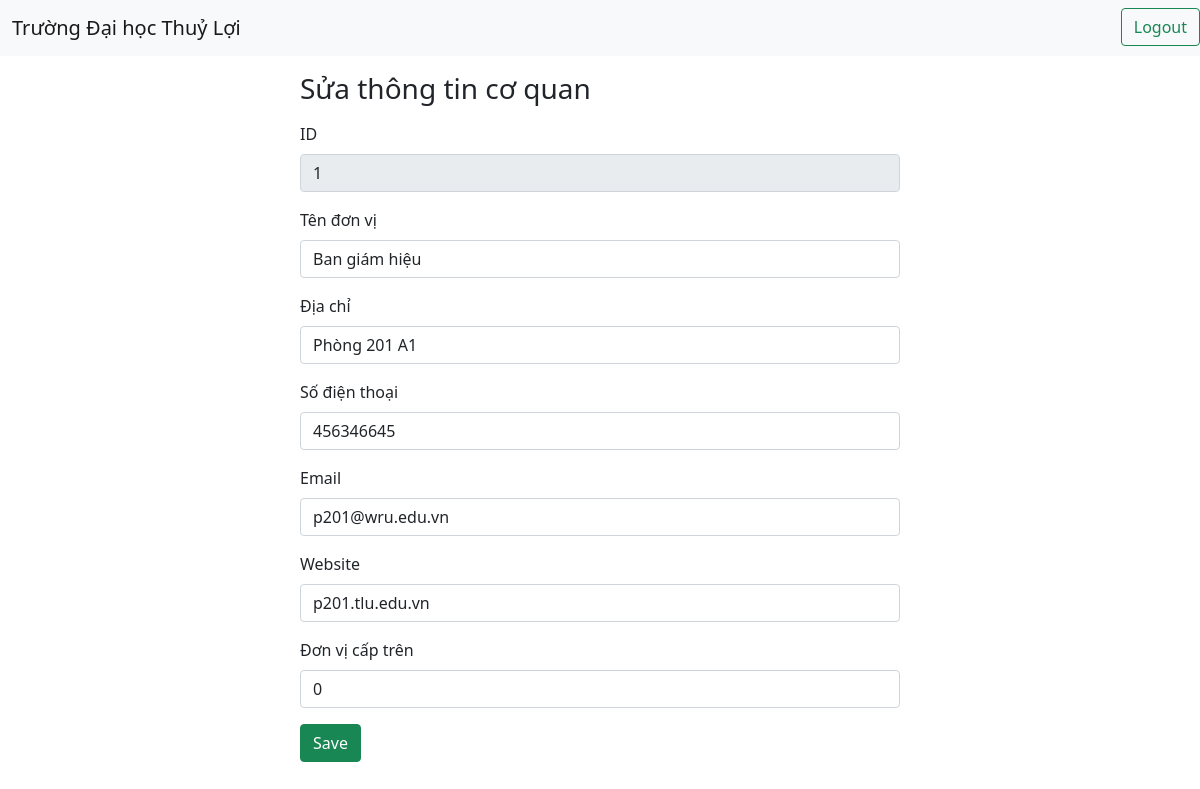
The app's page /admin/editCoquan.php?id_Dvi=1 with its own data.
### tables this page shows
CREATE TABLE `coquan` (
  `id_Dvi` int(11) NOT NULL,
  `tenDvi` varchar(50) NOT NULL,
  `diaChi` varchar(50) NOT NULL,
  `sdt` int(11) NOT NULL,
  `email` varchar(50) NOT NULL,
  `website` varchar(50) NOT NULL,
  `parent_idDvi` int(11) DEFAULT NULL
);

### admin/editCoquan.php (the view, shortened to what this page needs)
<?php
    include("config/db.php");
    include("template/header.php");
    $id_can_sua = $_GET['id_Dvi'];
    $sql = "select * FROM coquan WHERE id_Dvi=$id_can_sua";
    $result = mysqli_query($conn,$sql);
    $row = mysqli_fetch_assoc($result);
?>
<h3 style="max-width:50%;margin : 1rem auto;">Sửa thông tin cơ quan</h3>
<form action="" method="post" style="max-width:50%;margin : 1rem auto;">
  <div class="mb-3">
    <label class="form-label">ID</label>
    <input type="text" class="form-control" value="<?php echo $row['id_Dvi']; ?>" name="txtId" disabled>
  </div>
  <div class="mb-3">
    <label class="form-label">Tên đơn vị</label>
    <input type="text" class="form-control" value="<?php echo $row['tenDvi']; ?>" name="txtTen">
  </div>
  <div class="mb-3">
    <label class="form-label">Địa chỉ</label>
    <input type="text" class="form-control" value="<?php echo $row['diaChi']; ?>" name="txtDiachi">
  </div>
  <div class="mb-3">
    <label class="form-label">Số điện thoại</label>
    <input type="text" class="form-control" value="<?php echo $row['sdt']; ?>" name="txtSdt">
  </div>
  <div class="mb-3">
    <label class="form-label">Email</label>
    <input type="email" class="form-control" value="<?php echo $row['email']; ?>" name="txtEmail">
  </div>
  <div class="mb-3">
    <label class="form-label">Website</label>
    <input type="text" class="form-control" value="<?php echo $row['website']; ?>" name="txtWebsite">
  </div>
  <div class="mb-3">
    <label class="form-label">Đơn vị cấp trên</label>
    <input type="text" class="form-control" value="<?php echo $row['parent_idDvi']; ?>" name="txtParentid">
  </div>
  <input type="submit" name="btnEditCoquan" value="Save" class="btn btn-success">
</form>

### records on screen
coquan: txtId "1", txtTen "Ban giám hiệu", txtDiachi "Phòng 201 A1", txtSdt "456346645", txtEmail "p201@wru.edu.vn", txtWebsite "p201.tlu.edu.vn", txtParentid "0"
